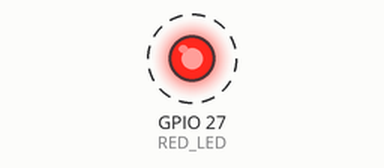
The program below on a simulated Raspberry Pi (BCM pin numbers). Shown: output pins drawn as LEDs (lit = HIGH). Dashed ring = blinking.

Above: at 0.5 s.
Timing chart, 0 to 4.6 s (numbered marks = the images above):
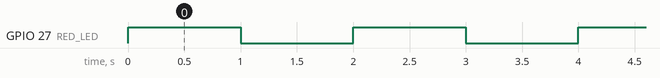

The program:

LED.py
```python
# LED.py
# part 1: flash an LED

import time
import RPi.GPIO as GPIO

RED_LED = 27
GPIO.setmode(GPIO.BCM)
GPIO.setup(RED_LED, GPIO.OUT)

while True:
	GPIO.output(RED_LED, True)
	time.sleep(1)
	GPIO.output(RED_LED, False)
	time.sleep(1)
```

Measured:
- by itself, GPIO 27 (RED_LED): alternates HIGH for 1.0 s and LOW for 1.0 s
